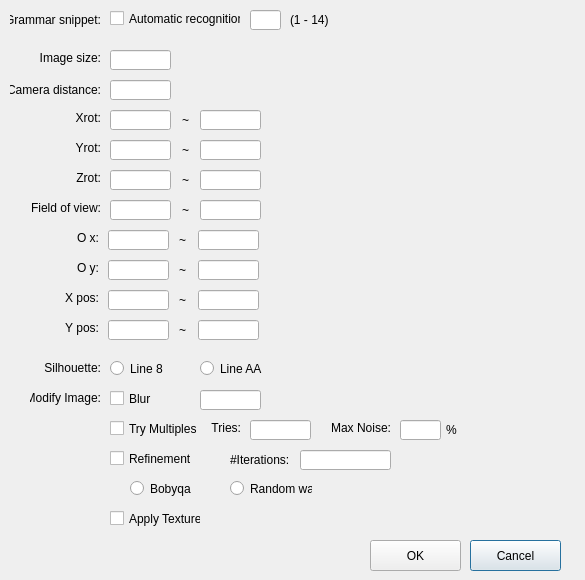
<?xml version="1.0" encoding="UTF-8"?>
<ui version="4.0">
 <class>ParameterEstimationDialog</class>
 <widget class="QDialog" name="ParameterEstimationDialog">
  <property name="geometry">
   <rect>
    <x>0</x>
    <y>0</y>
    <width>585</width>
    <height>580</height>
   </rect>
  </property>
  <property name="windowTitle">
   <string>ParameterEstimationDialog</string>
  </property>
  <widget class="QLabel" name="label_11">
   <property name="geometry">
    <rect>
     <x>173</x>
     <y>200</y>
     <width>16</width>
     <height>20</height>
    </rect>
   </property>
   <property name="text">
    <string>~</string>
   </property>
   <property name="alignment">
    <set>Qt::AlignRight|Qt::AlignTrailing|Qt::AlignVCenter</set>
   </property>
  </widget>
  <widget class="QLineEdit" name="lineEditFovMax">
   <property name="geometry">
    <rect>
     <x>200</x>
     <y>200</y>
     <width>61</width>
     <height>20</height>
    </rect>
   </property>
  </widget>
  <widget class="QLineEdit" name="lineEditYrotMin">
   <property name="geometry">
    <rect>
     <x>110</x>
     <y>140</y>
     <width>61</width>
     <height>20</height>
    </rect>
   </property>
  </widget>
  <widget class="QLineEdit" name="lineEditXrotMin">
   <property name="geometry">
    <rect>
     <x>110</x>
     <y>110</y>
     <width>61</width>
     <height>20</height>
    </rect>
   </property>
  </widget>
  <widget class="QLabel" name="label_13">
   <property name="geometry">
    <rect>
     <x>173</x>
     <y>110</y>
     <width>16</width>
     <height>20</height>
    </rect>
   </property>
   <property name="text">
    <string>~</string>
   </property>
   <property name="alignment">
    <set>Qt::AlignRight|Qt::AlignTrailing|Qt::AlignVCenter</set>
   </property>
  </widget>
  <widget class="QLineEdit" name="lineEditYrotMax">
   <property name="geometry">
    <rect>
     <x>200</x>
     <y>140</y>
     <width>61</width>
     <height>20</height>
    </rect>
   </property>
  </widget>
  <widget class="QLineEdit" name="lineEditXrotMax">
   <property name="geometry">
    <rect>
     <x>200</x>
     <y>110</y>
     <width>61</width>
     <height>20</height>
    </rect>
   </property>
  </widget>
  <widget class="QLabel" name="label_14">
   <property name="geometry">
    <rect>
     <x>173</x>
     <y>140</y>
     <width>16</width>
     <height>20</height>
    </rect>
   </property>
   <property name="text">
    <string>~</string>
   </property>
   <property name="alignment">
    <set>Qt::AlignRight|Qt::AlignTrailing|Qt::AlignVCenter</set>
   </property>
  </widget>
  <widget class="QLabel" name="label_10">
   <property name="geometry">
    <rect>
     <x>30</x>
     <y>200</y>
     <width>71</width>
     <height>16</height>
    </rect>
   </property>
   <property name="text">
    <string>Field of view:</string>
   </property>
   <property name="alignment">
    <set>Qt::AlignRight|Qt::AlignTrailing|Qt::AlignVCenter</set>
   </property>
  </widget>
  <widget class="QLineEdit" name="lineEditCameraDistance">
   <property name="geometry">
    <rect>
     <x>110</x>
     <y>80</y>
     <width>61</width>
     <height>20</height>
    </rect>
   </property>
  </widget>
  <widget class="QLabel" name="label_7">
   <property name="geometry">
    <rect>
     <x>10</x>
     <y>80</y>
     <width>91</width>
     <height>20</height>
    </rect>
   </property>
   <property name="text">
    <string>Camera distance:</string>
   </property>
   <property name="alignment">
    <set>Qt::AlignRight|Qt::AlignTrailing|Qt::AlignVCenter</set>
   </property>
  </widget>
  <widget class="QLabel" name="label_6">
   <property name="geometry">
    <rect>
     <x>30</x>
     <y>110</y>
     <width>71</width>
     <height>16</height>
    </rect>
   </property>
   <property name="text">
    <string>Xrot:</string>
   </property>
   <property name="alignment">
    <set>Qt::AlignRight|Qt::AlignTrailing|Qt::AlignVCenter</set>
   </property>
  </widget>
  <widget class="QLabel" name="label_8">
   <property name="geometry">
    <rect>
     <x>30</x>
     <y>140</y>
     <width>71</width>
     <height>16</height>
    </rect>
   </property>
   <property name="text">
    <string>Yrot:</string>
   </property>
   <property name="alignment">
    <set>Qt::AlignRight|Qt::AlignTrailing|Qt::AlignVCenter</set>
   </property>
  </widget>
  <widget class="QLineEdit" name="lineEditFovMin">
   <property name="geometry">
    <rect>
     <x>110</x>
     <y>200</y>
     <width>61</width>
     <height>20</height>
    </rect>
   </property>
  </widget>
  <widget class="QPushButton" name="pushButtonCancel">
   <property name="geometry">
    <rect>
     <x>470</x>
     <y>540</y>
     <width>91</width>
     <height>31</height>
    </rect>
   </property>
   <property name="text">
    <string>Cancel</string>
   </property>
  </widget>
  <widget class="QPushButton" name="pushButtonOK">
   <property name="geometry">
    <rect>
     <x>370</x>
     <y>540</y>
     <width>91</width>
     <height>31</height>
    </rect>
   </property>
   <property name="text">
    <string>OK</string>
   </property>
  </widget>
  <widget class="QLabel" name="label_15">
   <property name="geometry">
    <rect>
     <x>10</x>
     <y>10</y>
     <width>91</width>
     <height>20</height>
    </rect>
   </property>
   <property name="text">
    <string>Grammar snippet:</string>
   </property>
   <property name="alignment">
    <set>Qt::AlignRight|Qt::AlignTrailing|Qt::AlignVCenter</set>
   </property>
  </widget>
  <widget class="QLineEdit" name="lineEditGrammarSnippet">
   <property name="geometry">
    <rect>
     <x>250</x>
     <y>10</y>
     <width>31</width>
     <height>20</height>
    </rect>
   </property>
  </widget>
  <widget class="QLabel" name="label_16">
   <property name="geometry">
    <rect>
     <x>290</x>
     <y>10</y>
     <width>41</width>
     <height>20</height>
    </rect>
   </property>
   <property name="text">
    <string>(1 - 14)</string>
   </property>
   <property name="alignment">
    <set>Qt::AlignLeading|Qt::AlignLeft|Qt::AlignVCenter</set>
   </property>
  </widget>
  <widget class="QCheckBox" name="checkBoxApplyTexture">
   <property name="geometry">
    <rect>
     <x>110</x>
     <y>510</y>
     <width>91</width>
     <height>17</height>
    </rect>
   </property>
   <property name="text">
    <string>Apply Texture</string>
   </property>
  </widget>
  <widget class="QCheckBox" name="checkBoxRefinement">
   <property name="geometry">
    <rect>
     <x>110</x>
     <y>450</y>
     <width>91</width>
     <height>17</height>
    </rect>
   </property>
   <property name="text">
    <string>Refinement</string>
   </property>
  </widget>
  <widget class="QCheckBox" name="checkBoxTryMultiples">
   <property name="geometry">
    <rect>
     <x>110</x>
     <y>420</y>
     <width>91</width>
     <height>17</height>
    </rect>
   </property>
   <property name="text">
    <string>Try Multiples</string>
   </property>
  </widget>
  <widget class="QLabel" name="label_17">
   <property name="geometry">
    <rect>
     <x>210</x>
     <y>420</y>
     <width>31</width>
     <height>16</height>
    </rect>
   </property>
   <property name="text">
    <string># Tries:</string>
   </property>
   <property name="alignment">
    <set>Qt::AlignRight|Qt::AlignTrailing|Qt::AlignVCenter</set>
   </property>
  </widget>
  <widget class="QLineEdit" name="lineEditNumMultipleTries">
   <property name="geometry">
    <rect>
     <x>250</x>
     <y>420</y>
     <width>61</width>
     <height>20</height>
    </rect>
   </property>
  </widget>
  <widget class="QLabel" name="label_18">
   <property name="geometry">
    <rect>
     <x>330</x>
     <y>420</y>
     <width>61</width>
     <height>16</height>
    </rect>
   </property>
   <property name="text">
    <string>Max Noise:</string>
   </property>
   <property name="alignment">
    <set>Qt::AlignRight|Qt::AlignTrailing|Qt::AlignVCenter</set>
   </property>
  </widget>
  <widget class="QLineEdit" name="lineEditMaxNoise">
   <property name="geometry">
    <rect>
     <x>400</x>
     <y>420</y>
     <width>41</width>
     <height>20</height>
    </rect>
   </property>
  </widget>
  <widget class="QLabel" name="label_19">
   <property name="geometry">
    <rect>
     <x>446</x>
     <y>420</y>
     <width>21</width>
     <height>20</height>
    </rect>
   </property>
   <property name="text">
    <string>%</string>
   </property>
   <property name="alignment">
    <set>Qt::AlignLeading|Qt::AlignLeft|Qt::AlignVCenter</set>
   </property>
  </widget>
  <widget class="QCheckBox" name="checkBoxAutomaticRecognition">
   <property name="geometry">
    <rect>
     <x>110</x>
     <y>10</y>
     <width>131</width>
     <height>17</height>
    </rect>
   </property>
   <property name="text">
    <string>Automatic recognition</string>
   </property>
  </widget>
  <widget class="QLineEdit" name="lineEditZrotMin">
   <property name="geometry">
    <rect>
     <x>110</x>
     <y>170</y>
     <width>61</width>
     <height>20</height>
    </rect>
   </property>
  </widget>
  <widget class="QLabel" name="label_9">
   <property name="geometry">
    <rect>
     <x>30</x>
     <y>170</y>
     <width>71</width>
     <height>16</height>
    </rect>
   </property>
   <property name="text">
    <string>Zrot:</string>
   </property>
   <property name="alignment">
    <set>Qt::AlignRight|Qt::AlignTrailing|Qt::AlignVCenter</set>
   </property>
  </widget>
  <widget class="QLineEdit" name="lineEditZrotMax">
   <property name="geometry">
    <rect>
     <x>200</x>
     <y>170</y>
     <width>61</width>
     <height>20</height>
    </rect>
   </property>
  </widget>
  <widget class="QLabel" name="label_20">
   <property name="geometry">
    <rect>
     <x>173</x>
     <y>170</y>
     <width>16</width>
     <height>20</height>
    </rect>
   </property>
   <property name="text">
    <string>~</string>
   </property>
   <property name="alignment">
    <set>Qt::AlignRight|Qt::AlignTrailing|Qt::AlignVCenter</set>
   </property>
  </widget>
  <widget class="QLineEdit" name="lineEditIterations">
   <property name="geometry">
    <rect>
     <x>300</x>
     <y>450</y>
     <width>91</width>
     <height>20</height>
    </rect>
   </property>
  </widget>
  <widget class="QLabel" name="label">
   <property name="geometry">
    <rect>
     <x>230</x>
     <y>450</y>
     <width>71</width>
     <height>20</height>
    </rect>
   </property>
   <property name="text">
    <string>#Iterations:</string>
   </property>
  </widget>
  <widget class="QLabel" name="label_21">
   <property name="geometry">
    <rect>
     <x>20</x>
     <y>50</y>
     <width>81</width>
     <height>16</height>
    </rect>
   </property>
   <property name="text">
    <string>Image size:</string>
   </property>
   <property name="alignment">
    <set>Qt::AlignRight|Qt::AlignTrailing|Qt::AlignVCenter</set>
   </property>
  </widget>
  <widget class="QLineEdit" name="lineEditImageSize">
   <property name="geometry">
    <rect>
     <x>110</x>
     <y>50</y>
     <width>61</width>
     <height>20</height>
    </rect>
   </property>
  </widget>
  <widget class="QLabel" name="label_22">
   <property name="geometry">
    <rect>
     <x>28</x>
     <y>290</y>
     <width>71</width>
     <height>16</height>
    </rect>
   </property>
   <property name="text">
    <string>X pos:</string>
   </property>
   <property name="alignment">
    <set>Qt::AlignRight|Qt::AlignTrailing|Qt::AlignVCenter</set>
   </property>
  </widget>
  <widget class="QLineEdit" name="lineEditXMax">
   <property name="geometry">
    <rect>
     <x>198</x>
     <y>290</y>
     <width>61</width>
     <height>20</height>
    </rect>
   </property>
  </widget>
  <widget class="QLineEdit" name="lineEditXMin">
   <property name="geometry">
    <rect>
     <x>108</x>
     <y>290</y>
     <width>61</width>
     <height>20</height>
    </rect>
   </property>
  </widget>
  <widget class="QLabel" name="label_23">
   <property name="geometry">
    <rect>
     <x>28</x>
     <y>320</y>
     <width>71</width>
     <height>16</height>
    </rect>
   </property>
   <property name="text">
    <string>Y pos:</string>
   </property>
   <property name="alignment">
    <set>Qt::AlignRight|Qt::AlignTrailing|Qt::AlignVCenter</set>
   </property>
  </widget>
  <widget class="QLineEdit" name="lineEditYMin">
   <property name="geometry">
    <rect>
     <x>108</x>
     <y>320</y>
     <width>61</width>
     <height>20</height>
    </rect>
   </property>
  </widget>
  <widget class="QLineEdit" name="lineEditYMax">
   <property name="geometry">
    <rect>
     <x>198</x>
     <y>320</y>
     <width>61</width>
     <height>20</height>
    </rect>
   </property>
  </widget>
  <widget class="QLabel" name="label_24">
   <property name="geometry">
    <rect>
     <x>170</x>
     <y>290</y>
     <width>16</width>
     <height>20</height>
    </rect>
   </property>
   <property name="text">
    <string>~</string>
   </property>
   <property name="alignment">
    <set>Qt::AlignRight|Qt::AlignTrailing|Qt::AlignVCenter</set>
   </property>
  </widget>
  <widget class="QLabel" name="label_25">
   <property name="geometry">
    <rect>
     <x>170</x>
     <y>320</y>
     <width>16</width>
     <height>20</height>
    </rect>
   </property>
   <property name="text">
    <string>~</string>
   </property>
   <property name="alignment">
    <set>Qt::AlignRight|Qt::AlignTrailing|Qt::AlignVCenter</set>
   </property>
  </widget>
  <widget class="QLabel" name="label_26">
   <property name="geometry">
    <rect>
     <x>28</x>
     <y>230</y>
     <width>71</width>
     <height>16</height>
    </rect>
   </property>
   <property name="text">
    <string>O x:</string>
   </property>
   <property name="alignment">
    <set>Qt::AlignRight|Qt::AlignTrailing|Qt::AlignVCenter</set>
   </property>
  </widget>
  <widget class="QLineEdit" name="lineEditOXMin">
   <property name="geometry">
    <rect>
     <x>108</x>
     <y>230</y>
     <width>61</width>
     <height>20</height>
    </rect>
   </property>
  </widget>
  <widget class="QLineEdit" name="lineEditOXMax">
   <property name="geometry">
    <rect>
     <x>198</x>
     <y>230</y>
     <width>61</width>
     <height>20</height>
    </rect>
   </property>
  </widget>
  <widget class="QLabel" name="label_27">
   <property name="geometry">
    <rect>
     <x>170</x>
     <y>230</y>
     <width>16</width>
     <height>20</height>
    </rect>
   </property>
   <property name="text">
    <string>~</string>
   </property>
   <property name="alignment">
    <set>Qt::AlignRight|Qt::AlignTrailing|Qt::AlignVCenter</set>
   </property>
  </widget>
  <widget class="QLabel" name="label_28">
   <property name="geometry">
    <rect>
     <x>28</x>
     <y>260</y>
     <width>71</width>
     <height>16</height>
    </rect>
   </property>
   <property name="text">
    <string>O y:</string>
   </property>
   <property name="alignment">
    <set>Qt::AlignRight|Qt::AlignTrailing|Qt::AlignVCenter</set>
   </property>
  </widget>
  <widget class="QLineEdit" name="lineEditOYMax">
   <property name="geometry">
    <rect>
     <x>198</x>
     <y>260</y>
     <width>61</width>
     <height>20</height>
    </rect>
   </property>
  </widget>
  <widget class="QLineEdit" name="lineEditOYMin">
   <property name="geometry">
    <rect>
     <x>108</x>
     <y>260</y>
     <width>61</width>
     <height>20</height>
    </rect>
   </property>
  </widget>
  <widget class="QLabel" name="label_29">
   <property name="geometry">
    <rect>
     <x>170</x>
     <y>260</y>
     <width>16</width>
     <height>20</height>
    </rect>
   </property>
   <property name="text">
    <string>~</string>
   </property>
   <property name="alignment">
    <set>Qt::AlignRight|Qt::AlignTrailing|Qt::AlignVCenter</set>
   </property>
  </widget>
  <widget class="QLabel" name="label_30">
   <property name="geometry">
    <rect>
     <x>30</x>
     <y>390</y>
     <width>71</width>
     <height>16</height>
    </rect>
   </property>
   <property name="text">
    <string>Modify Image:</string>
   </property>
   <property name="alignment">
    <set>Qt::AlignRight|Qt::AlignTrailing|Qt::AlignVCenter</set>
   </property>
  </widget>
  <widget class="QCheckBox" name="checkBoxImageBlur">
   <property name="geometry">
    <rect>
     <x>110</x>
     <y>390</y>
     <width>70</width>
     <height>17</height>
    </rect>
   </property>
   <property name="text">
    <string>Blur</string>
   </property>
  </widget>
  <widget class="QLineEdit" name="lineEditImageBlurSize">
   <property name="geometry">
    <rect>
     <x>200</x>
     <y>390</y>
     <width>61</width>
     <height>20</height>
    </rect>
   </property>
  </widget>
  <widget class="QLabel" name="label_31">
   <property name="geometry">
    <rect>
     <x>30</x>
     <y>360</y>
     <width>71</width>
     <height>16</height>
    </rect>
   </property>
   <property name="text">
    <string>Silhouette:</string>
   </property>
   <property name="alignment">
    <set>Qt::AlignRight|Qt::AlignTrailing|Qt::AlignVCenter</set>
   </property>
  </widget>
  <widget class="QRadioButton" name="radioButtonSilhouetteLine8">
   <property name="geometry">
    <rect>
     <x>110</x>
     <y>360</y>
     <width>82</width>
     <height>17</height>
    </rect>
   </property>
   <property name="text">
    <string>Line 8</string>
   </property>
  </widget>
  <widget class="QRadioButton" name="radioButtonSilhouetteLineAA">
   <property name="geometry">
    <rect>
     <x>200</x>
     <y>360</y>
     <width>82</width>
     <height>17</height>
    </rect>
   </property>
   <property name="text">
    <string>Line AA</string>
   </property>
  </widget>
  <widget class="QRadioButton" name="radioButtonRefinementBobyqa">
   <property name="geometry">
    <rect>
     <x>130</x>
     <y>480</y>
     <width>82</width>
     <height>17</height>
    </rect>
   </property>
   <property name="text">
    <string>Bobyqa</string>
   </property>
  </widget>
  <widget class="QRadioButton" name="radioButtonRefinementRandom">
   <property name="geometry">
    <rect>
     <x>230</x>
     <y>480</y>
     <width>82</width>
     <height>17</height>
    </rect>
   </property>
   <property name="text">
    <string>Random walk</string>
   </property>
  </widget>
 </widget>
 <layoutdefault spacing="6" margin="11"/>
 <tabstops>
  <tabstop>checkBoxAutomaticRecognition</tabstop>
  <tabstop>lineEditGrammarSnippet</tabstop>
  <tabstop>lineEditImageSize</tabstop>
  <tabstop>lineEditCameraDistance</tabstop>
  <tabstop>lineEditXrotMin</tabstop>
  <tabstop>lineEditXrotMax</tabstop>
  <tabstop>lineEditYrotMin</tabstop>
  <tabstop>lineEditYrotMax</tabstop>
  <tabstop>lineEditZrotMin</tabstop>
  <tabstop>lineEditZrotMax</tabstop>
  <tabstop>lineEditFovMin</tabstop>
  <tabstop>lineEditFovMax</tabstop>
  <tabstop>lineEditOXMin</tabstop>
  <tabstop>lineEditOXMax</tabstop>
  <tabstop>lineEditOYMin</tabstop>
  <tabstop>lineEditOYMax</tabstop>
  <tabstop>lineEditXMin</tabstop>
  <tabstop>lineEditXMax</tabstop>
  <tabstop>lineEditYMin</tabstop>
  <tabstop>lineEditYMax</tabstop>
  <tabstop>checkBoxTryMultiples</tabstop>
  <tabstop>lineEditNumMultipleTries</tabstop>
  <tabstop>lineEditMaxNoise</tabstop>
  <tabstop>checkBoxRefinement</tabstop>
  <tabstop>lineEditIterations</tabstop>
  <tabstop>checkBoxApplyTexture</tabstop>
  <tabstop>pushButtonOK</tabstop>
  <tabstop>pushButtonCancel</tabstop>
 </tabstops>
 <resources/>
 <connections/>
</ui>
